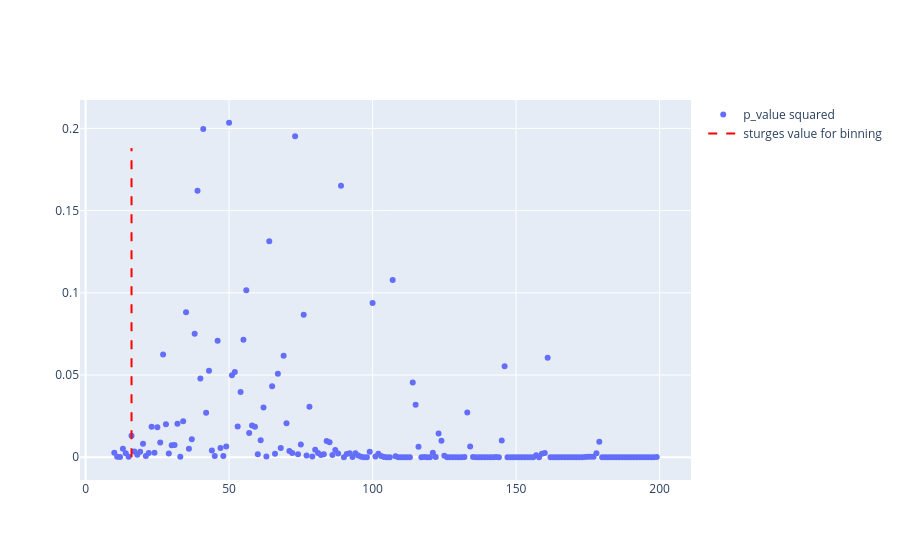

Notebook code cell kept with this figure:
### Code cell
fig = go.Figure()

fig.add_trace( go.Scatter( x = range_bins , y = p_value_list , mode="markers" , name="p_value squared"))
fig.add_trace( go.Scatter( x = range_bins , y = chi2_list , mode="markers" , name="chi squared"))
fig.add_vline(x= sturges(len(data_refact)), line_dash="dash", line_color="red" , name= "sturges value for binning")
fig.update_layout(showlegend=True)
fig.show()

### Figure 1 — Plotly figure (JSON) as saved in the notebook; plotly's stock layout.template omitted (floating-point values rounded to 4 significant figures; data arrays with more than 128 entries replaced by an {"elided": "..."} marker saying what was removed)
{"data": [{"mode": "markers", "name": "p_value squared", "type": "scatter", "x": {"elided": "190 int values"}, "y": {"elided": "190 float values"}}, {"line": {"color": "red", "dash": "dash"}, "mode": "lines", "name": "sturges value for binning", "type": "scatter", "x": [16, 16], "y": [9.093e-14, 0.1881]}], "layout": {"showlegend": true}}
